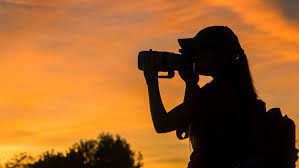
#> input picture a.jpg, 299 x 168 px
$ python 'Python CV file 2 10.15 example 2 code.py'
#> lines starting #> are read from the running program, lines starting #| are printed output that depends on the picture
import cv2 as cv
import numpy as np
img0=cv.imread('a.jpg')
#> img0 is the input picture: shape (168, 299, 3); mean B, G, R 40, 95.7, 156.5
img0greyscaled=cv.imread('a.jpg')
img=cv.imread('b.jpg')
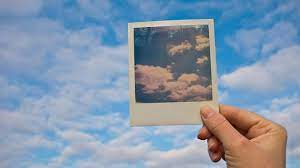
#> input picture b.jpg, 300 x 168 px
#> img is the input picture: shape (168, 300, 3); mean B, G, R 172.3, 151.2, 133.1
imggreyscaled=cv.imread('b.jpg',0)
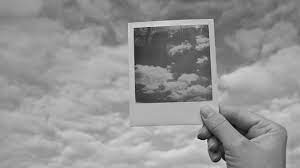
#> imggreyscaled: shape (168, 300); min 4, max 228, mean 148.2
img3=cv.imread('c.jpg')
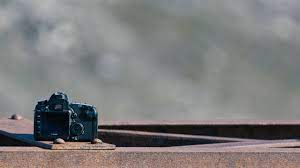
#> input picture c.jpg, 300 x 168 px
#> img3 is the input picture: shape (168, 300, 3); mean B, G, R 124.5, 124.2, 125.9
img3greyscaled=cv.imread('c.jpg',0)
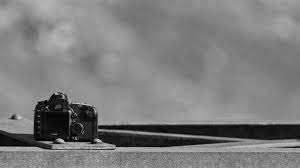
#> img3greyscaled: shape (168, 300); min 0, max 222, mean 124.7
cv.imshow('flower',img)# inside commas give name of pop up window when code is run
cv.imshow('black',imggreyscaled)
cv.imshow('image',img3)
cv.imshow('Grey',img3greyscaled)
cv.imshow('Family-Vin Diesal',img0)
cv.imshow('white',img0greyscaled)
cv.waitKey(0)
cv.destroyAllWindows()
